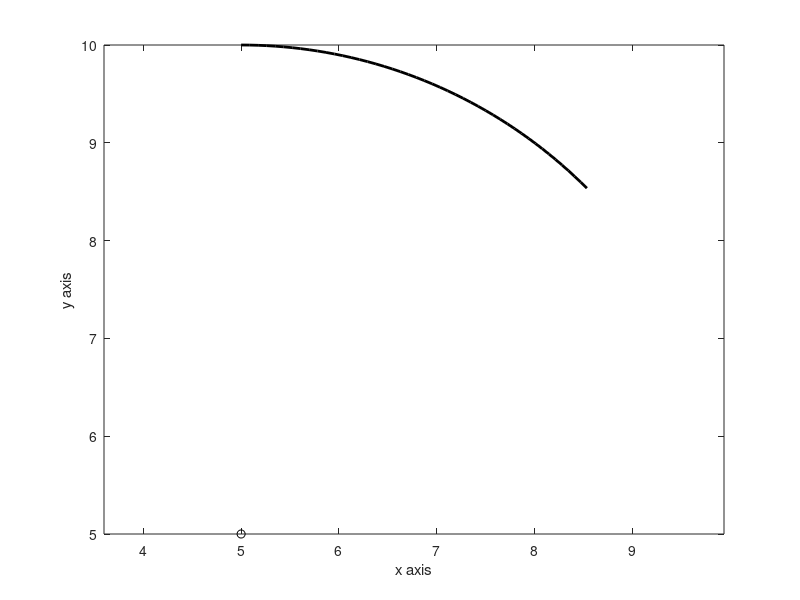

The MATLAB source for this figure:
close all
clear all
clc
figure

%gather inputs
x1 = input('Enter starting x position: ');
y1 = input('Enter starting y position: ');
r = input('Enter radius: ');


%plot center
plot(x1,y1, 'ok');
hold on

%circle coords
x1_cir = x1 + r*sind([0:1:45]); %x
y1_cir= y1 + r*cosd([0:1:45]); %y

%plot circle
plot(x1_cir, y1_cir,'-k', 'LineWidth', 2);

%axis
xlabel('x axis')
ylabel('y axis')
axis equal
